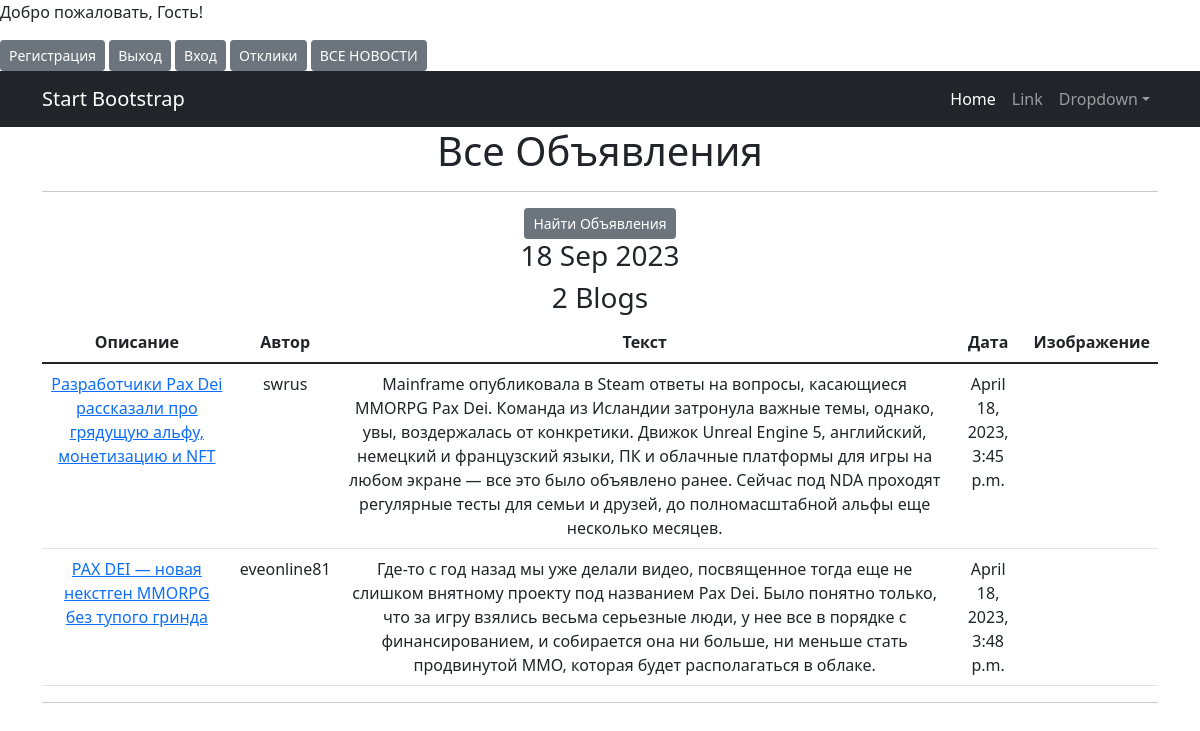
The app's page /blogs/ with its own data.
### brd/models.py (models this page shows)
class Ad(models.Model):
    ТАНКИ = "TN"
    ХИЛЫ = "XL"
    ДД = "DD"
    ТОРГОВЦЫ = "TRG"
    ГИЛДМАСТЕРА = 'GIL'
    КВЕСТГИВЕРЫ = 'KVS'
    CATEGORY_CHOICES = (
        (ТАНКИ, 'ТАНКИ'),
        (ХИЛЫ, 'ХИЛЫ'),
        (ДД, 'ДД'),
        (ТОРГОВЦЫ, 'ТОРГОВЦЫ'),
        (ГИЛДМАСТЕРА, 'ГИЛДМАСТЕРА'),
        (КВЕСТГИВЕРЫ, 'КВЕСТГИВЕРЫ'),
    )
    author = models.ForeignKey(User, on_delete=models.CASCADE, help_text="Автор")
    title = models.CharField(max_length=200)
    content = models.TextField()
    category = models.CharField(max_length=200, choices=CATEGORY_CHOICES,
                                default=ТАНКИ, help_text=('Название категории'))
    created_by = models.ForeignKey(Profile, on_delete=models.CASCADE, related_name='ads')
    created_at = models.DateTimeField(auto_now_add=True)
    updated_at = models.DateTimeField(auto_now=True)
    image = models.ImageField(upload_to='media/', blank=True, null=True, max_length=255)
    file = models.FileField(upload_to='blogs/', blank=True, null=True)
    """модель для откликов"""

### brd/views.py (the view)
# urls.py: path('', BlogsList.as_view(), name='blogs'),
class BlogsList(ListView):
    model = Ad
    ordering = 'created_at'
    template_name = 'blogs.html'
    context_object_name = 'blogs'
    paginate_by = 10

### brd/templatetags/custom_tags.py (called while the page is built)
@register.simple_tag()
def current_time(format_string='%b %d %Y'):
    return datetime.utcnow().strftime(format_string)

### templates/brd/blogs.html (shortened to what this page needs)
{% extends 'flatpages/default.html' %}
{% load custom_filters %}
{% load custom_tags %}
{% block content %}
    <h1>Все Объявления</h1>
    <hr>
    <a href="{% url 'search' %}" class="btn btn-secondary btn-sm">Найти Объявления</a>
    <h3>{% current_time '%d %b %Y' %}</h3>
    <h3>{{ blogs|length }} Blogs</h3>
    {% if blogs %}
        <table class="table">
            <thead>
            <tr>
                <th>Описание</th>
                <th>Автор</th>
                <th>Текст</th>
                <th>Дата</th>
                <th>Изображение</th>
            </tr>
            </thead>
            <tbody>
            {% for blog in blogs %}
                <tr>
                    <td><a href="{% url 'blog' blog.id %}">{{ blog.title }}</a></td>
                    <td>{{ blog.author }}</td>
                    <td>{{ blog.content }}</td>
                    <td>{{ blog.created_at }}</td>
                    <td>
                    </td>
                </tr>
            {% endfor %}
            </tbody>
        </table>
        <hr>
    {% else %}
        <h2>"Новостей нет!"</h2>
    {% endif %}
{% endblock content %}

### records on screen
Ad: title "Разработчики Pax Dei рассказали про грядущую альфу, монетизацию и NFT", author "swrus", content "Mainframe опубликовала в Steam ответы на вопросы, касающиеся MMORPG Pax Dei. Команда из Исландии затронула важные темы, однако, увы, воздержалась от конкретики. Движок Unreal Engine 5, английский, немецкий и французский языки, ПК и облачные платформы для игры на любом экране — все это было объявлено ранее. Сейчас под NDA проходят регулярные тесты для семьи и друзей, до полномасштабной альфы еще несколько месяцев.", created_at "April 18, 2023, 3:45 p.m."
Ad: title "PAX DEI — новая некстген MMORPG без тупого гринда", author "eveonline81", content "Где-то с год назад мы уже делали видео, посвященное тогда еще не слишком внятному проекту под названием Pax Dei. Было понятно только, что за игру взялись весьма серьезные люди, у нее все в порядке с финансированием, и собирается она ни больше, ни меньше стать продвинутой ММО, которая будет располагаться в облаке.", created_at "April 18, 2023, 3:48 p.m."

### other values on screen
{{ blogs|length }} "2"
